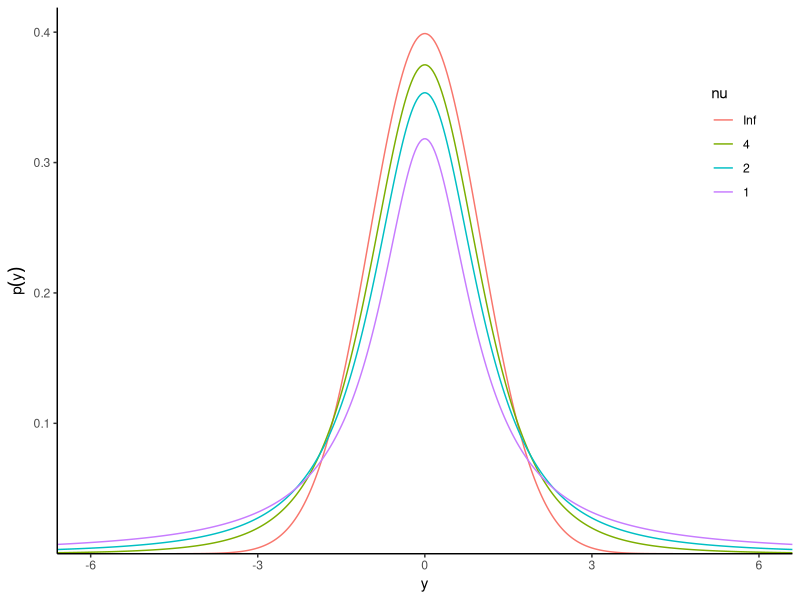
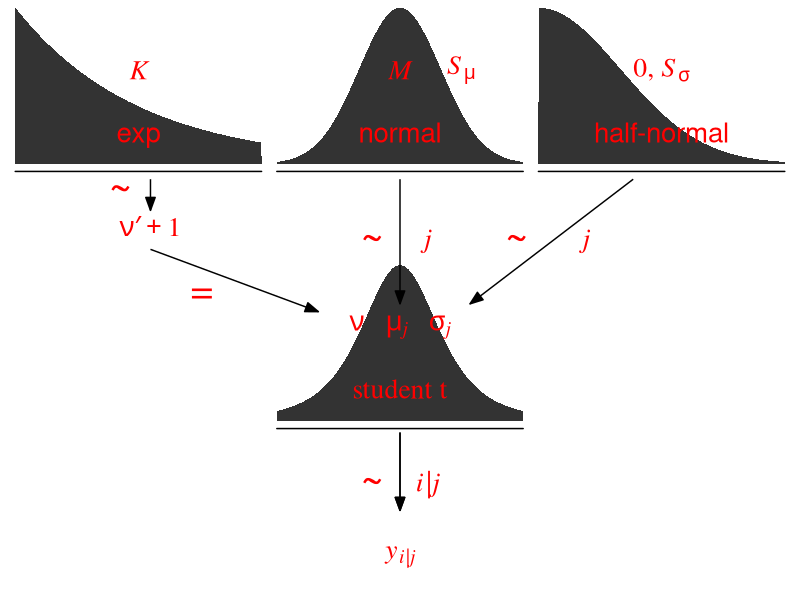

Recreate these plots in R, in order.
## ---- chunk 1
library(tidyverse)
library(patchwork)
theme_set(theme_classic())
## ---- chunk 2
crossing(nu = c(Inf, 4, 2, 1),
         y  = seq(from = -8, to = 8, length.out = 500)) %>% 
  mutate(density = dt(x = y, df = nu)) %>% 
  # this line is unnecessary, but will help with the plot legend
  mutate(nu = factor(nu, levels = c("Inf", "4", "2", "1"))) %>% 
  # plot
  ggplot(aes(x = y, y = density, group = nu, color = nu)) +
  geom_line() +
  scale_y_continuous(expression(p(y)), expand = expansion(mult = c(0, 0.05))) +
  coord_cartesian(xlim = c(-6, 6)) +
  theme(legend.position = c(.92, .75))
## ---- chunk 3

anno_col = "red"
# exponential density
p1 <-
  tibble(x = seq(from = 0, to = 1, by = .01)) %>% 
  ggplot(aes(x = x, y = (dexp(x, 2) / max(dexp(x, 2))))) +
  geom_area() +
  annotate(geom = "text",
           x = .5, y = .2,
           label = "exp",
           size = 7, color=anno_col) +
  annotate(geom = "text",
           x = .5, y = .6,
           label = "italic(K)",
           size = 7, family = "Times", parse = T, color=anno_col) +
  scale_x_continuous(expand = c(0, 0)) +
  theme_void() +
  theme(axis.line.x = element_line(linewidth = 0.5))

# normal density
p2 <-
  tibble(x = seq(from = -3, to = 3, by = .1)) %>% 
  ggplot(aes(x = x, y = (dnorm(x)) / max(dnorm(x)))) +
  geom_area() +
  annotate(geom = "text",
           x = 0, y = .2,
           label = "normal",
           size = 7, color=anno_col) +
  annotate(geom = "text",
           x = c(0, 1.5), y = .6,
           label = c("italic(M)", "italic(S)[mu]"), 
           size = 7, family = "Times", parse = T, color=anno_col) +
  scale_x_continuous(expand = c(0, 0)) +
  theme_void() +
  theme(axis.line.x = element_line(linewidth = 0.5))

# half-normal density
p3 <-
  tibble(x = seq(from = 0, to = 3, by = .01),
         d = (dnorm(x)) / max(dnorm(x))) %>% 
  ggplot(aes(x = x, y = d)) +
  geom_area() +
  annotate(geom = "text",
           x = 1.5, y = .2,
           label = "half-normal",
           size = 7, color=anno_col) +
  annotate(geom = "text",
           x = 1.5, y = .6,
           label = "0*','*~italic(S)[sigma]", 
           size = 7, family = "Times", parse = T, color=anno_col) +
  scale_x_continuous(expand = c(0, 0)) +
  theme_void() +
  theme(axis.line.x = element_line(linewidth = 0.5))

my_arrow <- arrow(angle = 20, length = unit(0.35, "cm"), type = "closed")

# four annotated arrows
p4 <-
  tibble(x    = c(.43, .43, 1.5, 2.5),
         y    = c(1, .55, 1, 1),
         xend = c(.43, 1.15, 1.5, 1.8),
         yend = c(.8, .15, .2, .2)) %>%
  
  ggplot(aes(x = x, xend = xend,
             y = y, yend = yend)) +
  geom_segment(arrow = my_arrow) +
  annotate(geom = "text",
           x = c(.3, .65, 1.38, 1.62, 2, 2.3), y = c(.92, .25, .6, .6, .6, .6),
           label = c("'~'", "'='", "'~'", "italic(j)", "'~'", "italic(j)"),
           size = c(10, 10, 10, 7, 10, 7), 
           family = "Times", parse = T, color=anno_col) +
  annotate(geom = "text",
           x = .43, y = .7,
           label = "nu*minute+1",
           size = 7, family = "Times", parse = T, color=anno_col) +
  xlim(0, 3) +
  theme_void()

# student-t density
p5 <-
  tibble(x = seq(from = -3, to = 3, by = .1)) %>% 
  ggplot(aes(x = x, y = (dt(x, 3) / max(dt(x, 3))))) +
  geom_area() +
  annotate(geom = "text",
           x = 0, y = .2,
           label = "student t",
           size = 7, family = "Times", color=anno_col) +
  annotate(geom = "text",
           x = 0, y = .6,
           label = "nu~~~mu[italic(j)]~~~sigma[italic(j)]",
           size = 7, family = "Times", parse = T, color=anno_col) +
  scale_x_continuous(expand = c(0, 0)) +
  theme_void() +
  theme(axis.line.x = element_line(linewidth = 0.5))

# the final annotated arrow
p6 <-
  tibble(x     = c(.375, .625),
         y     = c(1/3, 1/3),
         label = c("'~'", "italic(i)*'|'*italic(j)")) %>% 
  
  ggplot(aes(x = x, y = y, label = label)) +
  geom_text(size = c(10, 7), parse = T, family = "Times", color=anno_col) +
  geom_segment(x = .5, xend = .5,
               y = 1, yend = 0, 
               arrow = my_arrow) +
  xlim(0, 1) +
  theme_void()

# some text
p7 <-
  tibble(x     = .5,
         y     = .5,
         label = "italic(y)[italic(i)*'|'*italic(j)]") %>% 
  
  ggplot(aes(x = x, y = y, label = label)) +
  geom_text(size = 7, parse = T, family = "Times", color=anno_col) +
  xlim(0, 1) +
  theme_void()

# define the layout
layout <- c(
  area(t = 1, b = 2, l = 1, r = 2),
  area(t = 1, b = 2, l = 3, r = 4),
  area(t = 1, b = 2, l = 5, r = 6),
  area(t = 4, b = 5, l = 3, r = 4),
  area(t = 3, b = 4, l = 1, r = 6),
  area(t = 6, b = 6, l = 3, r = 4),
  area(t = 7, b = 7, l = 3, r = 4)
)

# combine and plot!
(p1 + p2 + p3 + p5 + p4 + p6 + p7) + 
  plot_layout(design = layout) &
  ylim(0, 1) &
  theme(plot.margin = margin(0, 5.5, 0, 5.5))
